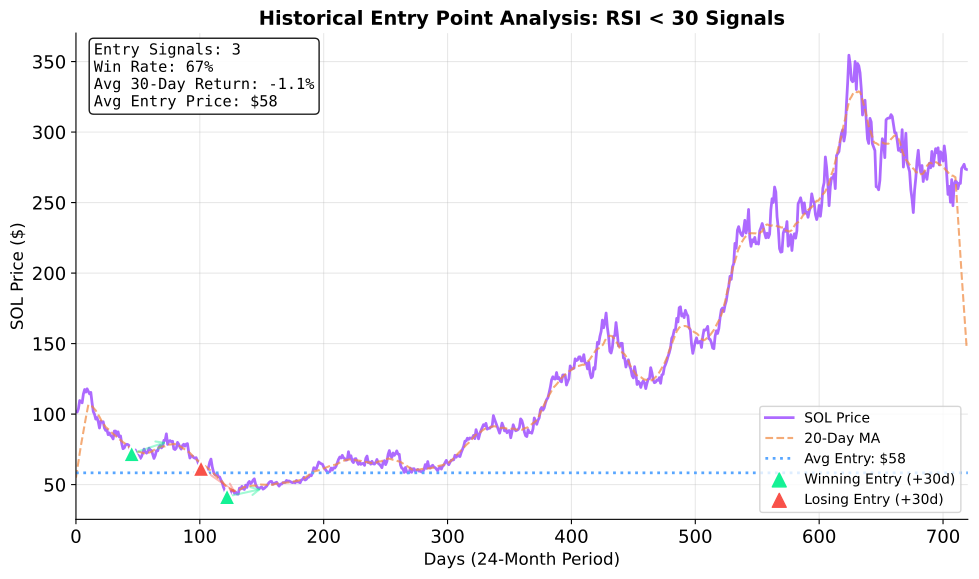

This chart was generated by the following Python code:
"""
Historical Entry Point Analysis

Shows SOL price with marked entry signals and performance metrics.
"""
import matplotlib.pyplot as plt
import numpy as np
from pathlib import Path
import sys
sys.path.insert(0, str(Path(__file__).parent.parent.parent / 'models'))
from utils import CHART_RCPARAMS, COLORS

plt.rcParams.update(CHART_RCPARAMS)

np.random.seed(42)

# Generate 24 months of synthetic price data
months = 24
days = months * 30
dates = np.arange(days)

# Create realistic price movement
base_price = 100
returns = np.random.normal(0.0008, 0.035, days)
# Add market cycles
returns[90:150] = np.random.normal(-0.008, 0.04, 60)   # Bear phase
returns[150:210] = np.random.normal(0.002, 0.025, 60)  # Recovery
returns[330:420] = np.random.normal(-0.006, 0.035, 90) # Correction
returns[450:540] = np.random.normal(0.005, 0.03, 90)   # Bull phase
prices = base_price * np.exp(np.cumsum(returns))

# Calculate RSI for signal generation
def calculate_rsi(prices, period=14):
    deltas = np.diff(prices)
    gains = np.where(deltas > 0, deltas, 0)
    losses = np.where(deltas < 0, -deltas, 0)
    avg_gain = np.zeros(len(prices))
    avg_loss = np.zeros(len(prices))
    avg_gain[period] = np.mean(gains[:period])
    avg_loss[period] = np.mean(losses[:period])
    for i in range(period + 1, len(prices)):
        avg_gain[i] = (avg_gain[i-1] * (period - 1) + gains[i-1]) / period
        avg_loss[i] = (avg_loss[i-1] * (period - 1) + losses[i-1]) / period
    rs = np.where(avg_loss > 0.001, avg_gain / avg_loss, 100)
    rsi = 100 - (100 / (1 + rs))
    rsi[:period] = 50
    return rsi

rsi = calculate_rsi(prices)

# Identify entry signals (RSI < 30 AND price below 20-day MA)
ma_20 = np.convolve(prices, np.ones(20)/20, mode='same')
signal_mask = (rsi < 30) & (prices < ma_20)

# Get unique entry points (not consecutive days)
entry_points = []
last_entry = -30
for i in range(len(signal_mask)):
    if signal_mask[i] and (i - last_entry > 20):  # At least 20 days apart
        entry_points.append(i)
        last_entry = i

entry_days = np.array(entry_points)
entry_prices = prices[entry_days]

# Calculate returns 30 days after each entry
returns_30d = []
for ep in entry_points:
    if ep + 30 < len(prices):
        ret = (prices[ep + 30] - prices[ep]) / prices[ep]
        returns_30d.append(ret)
    else:
        returns_30d.append(np.nan)

returns_30d = np.array(returns_30d)
valid_returns = returns_30d[~np.isnan(returns_30d)]

# Statistics
avg_entry = np.mean(entry_prices)
win_rate = np.sum(valid_returns > 0) / len(valid_returns) * 100
avg_return = np.mean(valid_returns) * 100

fig, ax = plt.subplots(figsize=(10, 6))

# Plot price
ax.plot(dates, prices, color=COLORS['SOL_PURPLE'], linewidth=2, label='SOL Price', alpha=0.8)

# Plot 20-day MA
ax.plot(dates, ma_20, color=COLORS['WARNING_ORANGE'], linewidth=1.5, linestyle='--',
        label='20-Day MA', alpha=0.7)

# Mark entry points
winning = returns_30d > 0
for i, (day, price, won) in enumerate(zip(entry_days, entry_prices, returns_30d)):
    if np.isnan(won):
        continue
    color = COLORS['SOL_GREEN'] if won > 0 else COLORS['ERROR_RED']
    ax.scatter(day, price, color=color, s=150, zorder=5, marker='^', edgecolor='white', linewidth=1.5)
    # Draw arrow to 30-day price
    if day + 30 < len(prices):
        ax.annotate('', xy=(day + 30, prices[day + 30]), xytext=(day, price),
                   arrowprops=dict(arrowstyle='->', color=color, alpha=0.4, lw=1.5))

# Average entry price line
ax.axhline(y=avg_entry, color=COLORS['ACCENT_BLUE'], linestyle=':', linewidth=2,
          label=f'Avg Entry: ${avg_entry:.0f}')

# Stats box
stats_text = (f"Entry Signals: {len(entry_points)}\n"
              f"Win Rate: {win_rate:.0f}%\n"
              f"Avg 30-Day Return: {avg_return:+.1f}%\n"
              f"Avg Entry Price: ${avg_entry:.0f}")
ax.text(0.02, 0.98, stats_text, transform=ax.transAxes, fontsize=11,
        verticalalignment='top', fontfamily='monospace',
        bbox=dict(boxstyle='round', facecolor='white', alpha=0.9))

# Legend for entry points
ax.scatter([], [], color=COLORS['SOL_GREEN'], s=100, marker='^', label='Winning Entry (+30d)')
ax.scatter([], [], color=COLORS['ERROR_RED'], s=100, marker='^', label='Losing Entry (+30d)')

ax.set_xlabel('Days (24-Month Period)', fontsize=12)
ax.set_ylabel('SOL Price ($)', fontsize=12)
ax.set_title('Historical Entry Point Analysis: RSI < 30 Signals', fontsize=14, fontweight='bold')
ax.legend(loc='lower right', fontsize=10)
ax.grid(True, alpha=0.3)
ax.set_xlim(0, days)

plt.tight_layout()
plt.savefig(Path(__file__).parent / 'chart.pdf', dpi=300, bbox_inches='tight')
plt.close()

print("Chart saved: 07b_scenario_analysis/chart.pdf")
